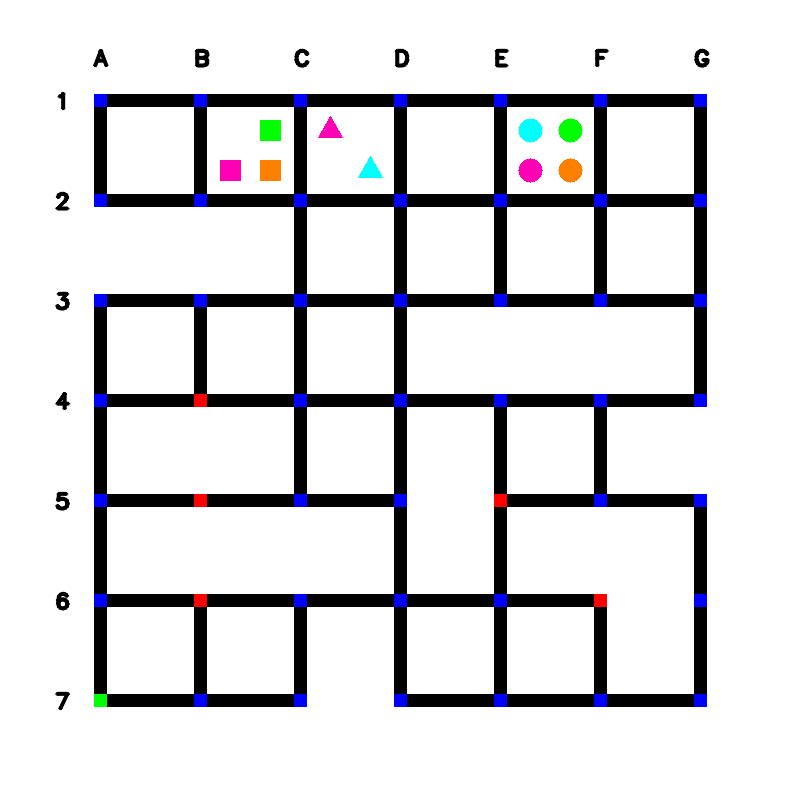
#> input picture test_images/maze_3.png, 800 x 800 px
$ python detect_trafic_nodes.py
#> lines starting #> are read from the running program, lines starting #| are printed output that depends on the picture
import cv2
import numpy as np

img0 = cv2.imread('./test_images/maze_3.png')
#> img0 is the input picture: shape (800, 800, 3); mean B, G, R 220.5, 217.8, 218.1
red = (0,0,255)

maze_img = img0[94:694+12, 94:694+12]
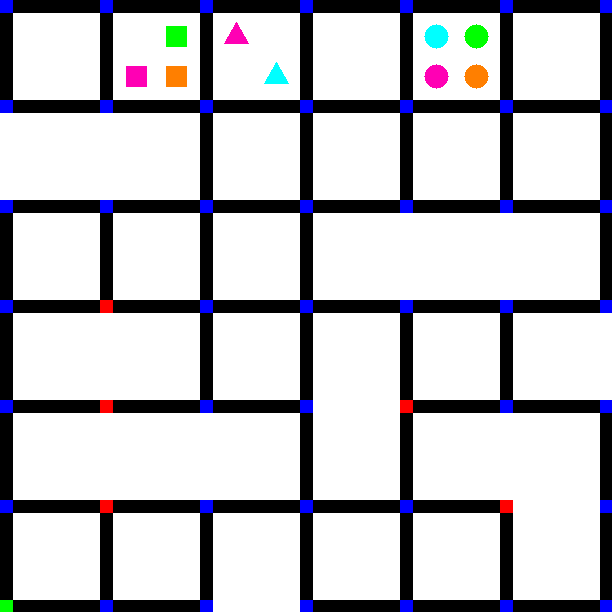
#> maze_img: shape (612, 612, 3); mean B, G, R 198, 193.6, 194.1

cv2.line(img0,(0,94),(900,94),red,1)    #horizontal line
cv2.line(img0,(0,694+12),(900,694+12),red,1)    #horizontal line
cv2.line(img0,(94,0),(94,900),red,1)    #vertical line
cv2.line(img0,(694+12,0),(694+12,900),red,1) #vertical line
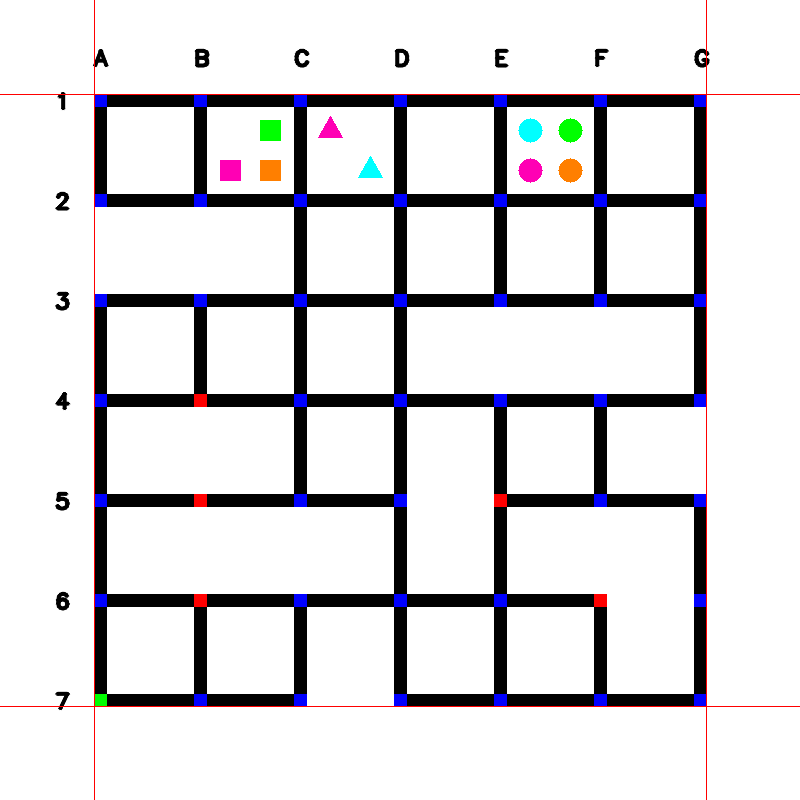
#> img0: shape (800, 800, 3); mean B, G, R 219.9, 217.4, 219

cv2.imshow('cropped image',maze_img)
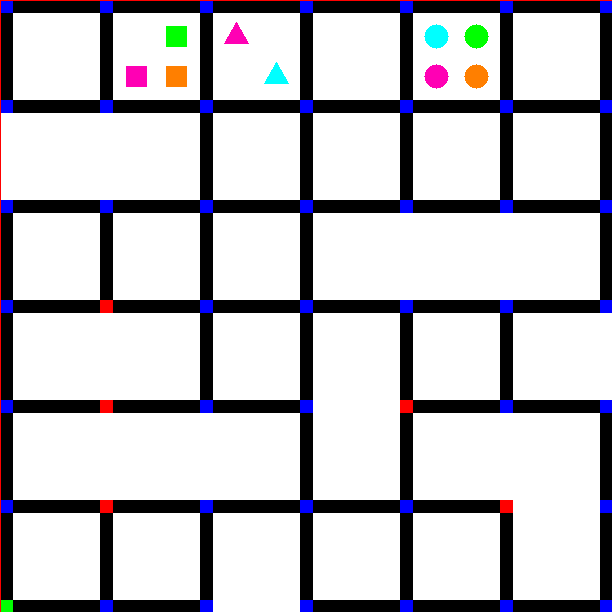
#> window 'cropped image': shape (612, 612, 3); mean B, G, R 197.9, 193.6, 194.9
cv2.waitKey(0)

horiz=['A','B','C','D','E','F','G']
traffic_signals=[]
start_node=''

for col in range(7):
    for r in range(7):
        #print(maze_img[r*100+2, col*100+2] )
        if all(maze_img[r*100+2, col*100+2] == [0,0,255]):
            #print('here')
            traffic_signals.append( horiz[col] + str(r+1) )
        elif all(maze_img[r*100+2, col*100+2] == [0,255,0]):
            start_node = horiz[col] + str(r+1)

print(traffic_signals, start_node)

$ run again, with test_images/maze_0.png copied over test_images/maze_3.png
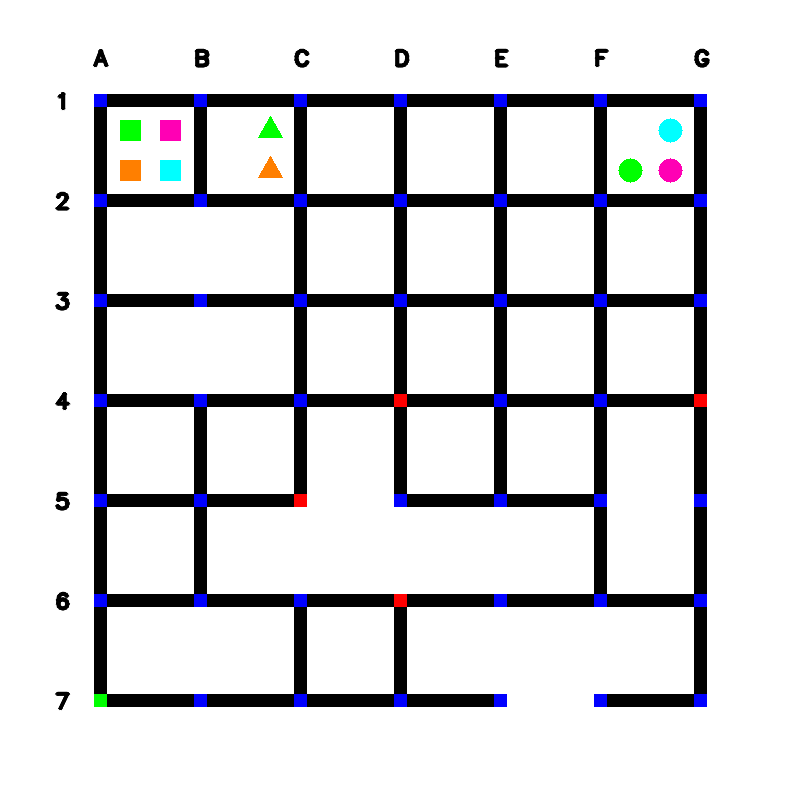
#> input picture test_images/maze_0.png, 800 x 800 px
#> img0 is the input picture: shape (800, 800, 3); mean B, G, R 220, 217.5, 217.4
#> `cv2.line(img0,(694+12,0),(694+12,900),red,1)`:
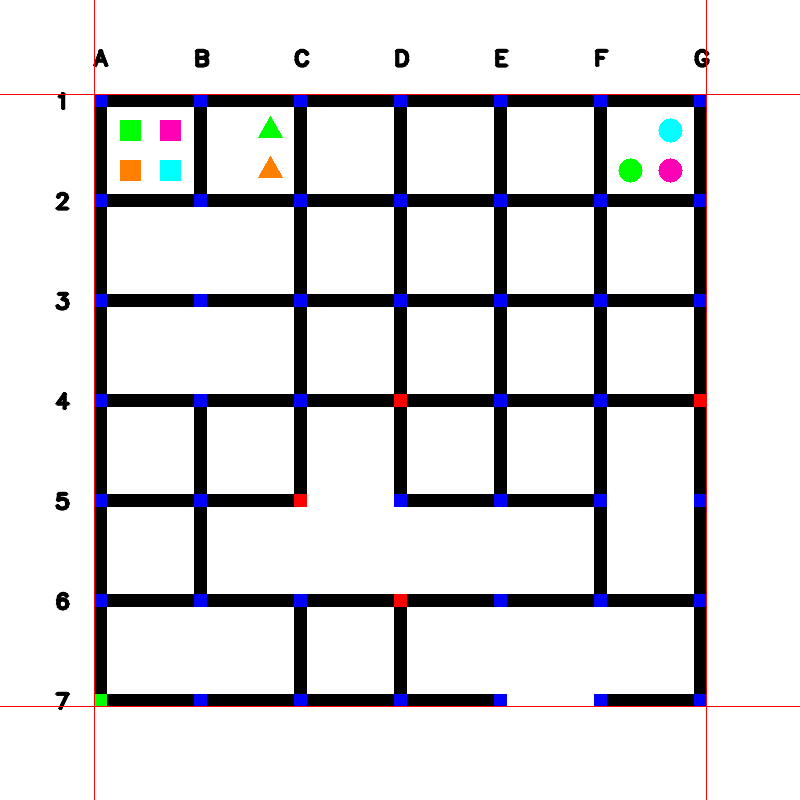
#> img0: shape (800, 800, 3); mean B, G, R 219.6, 217.2, 218.3
#> `cv2.imshow('cropped image',maze_img)`:
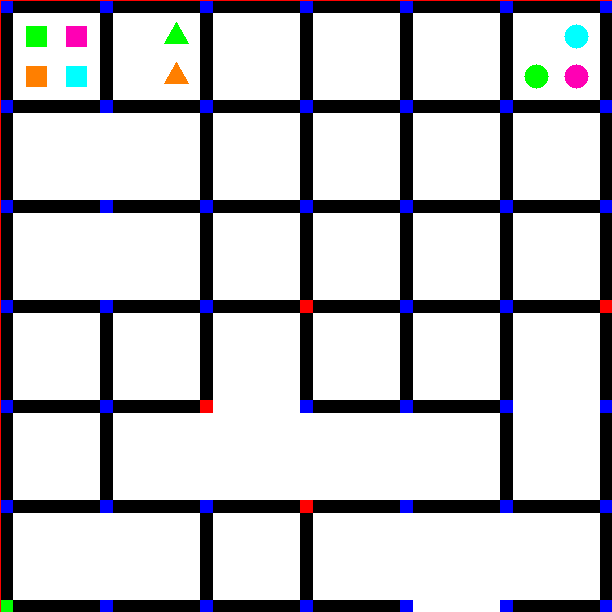
#> window 'cropped image': shape (612, 612, 3); mean B, G, R 197.3, 193.2, 193.8

$ run again, with test_images/maze_1.png copied over test_images/maze_3.png
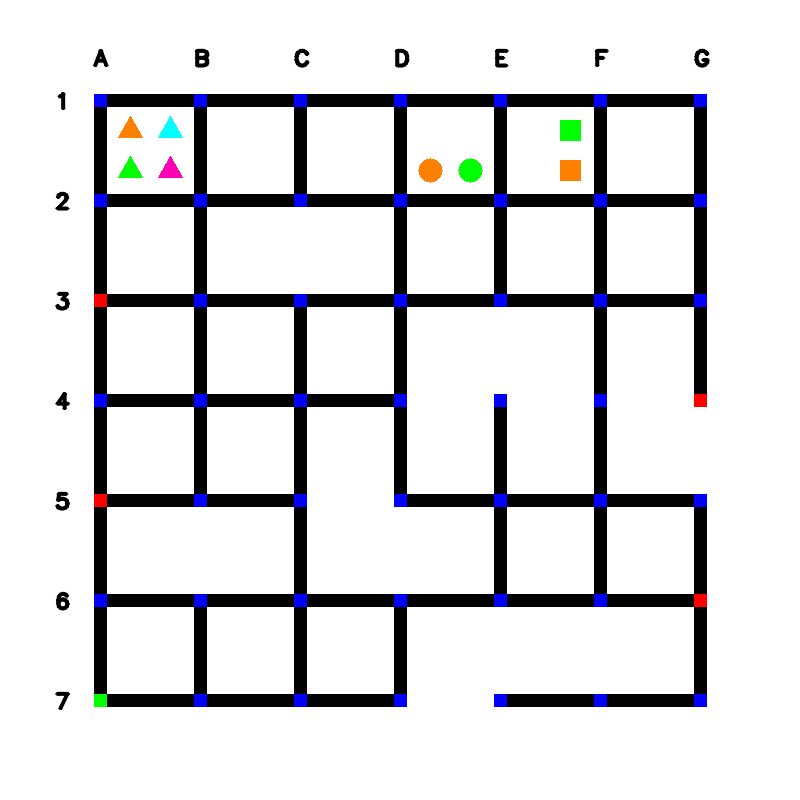
#> input picture test_images/maze_1.png, 800 x 800 px
#> img0 is the input picture: shape (800, 800, 3); mean B, G, R 220.4, 218.1, 218.1
#> `cv2.line(img0,(694+12,0),(694+12,900),red,1)`:
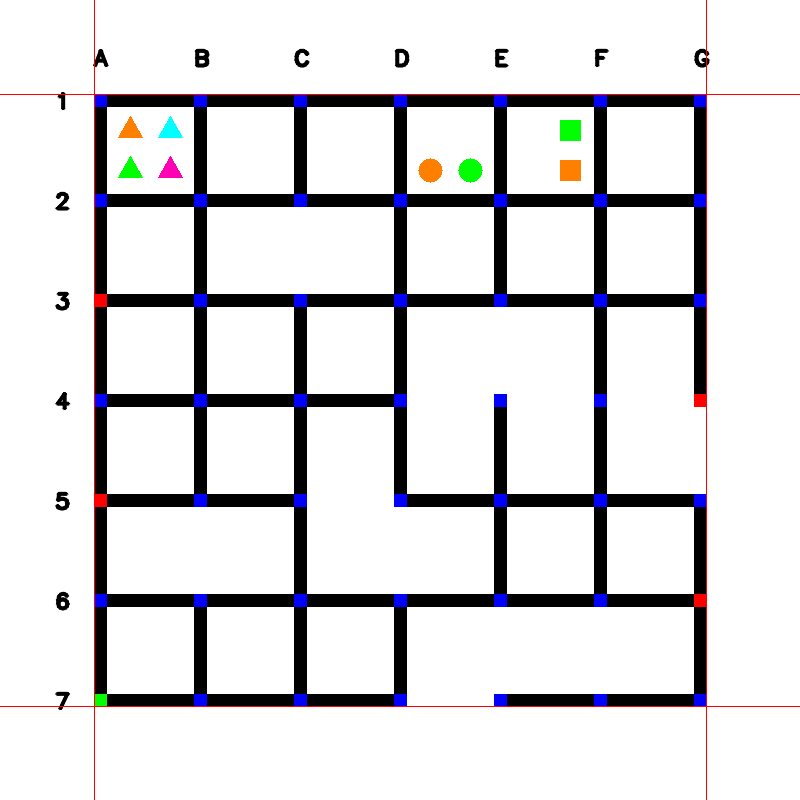
#> img0: shape (800, 800, 3); mean B, G, R 219.9, 217.8, 219
#> `cv2.imshow('cropped image',maze_img)`:
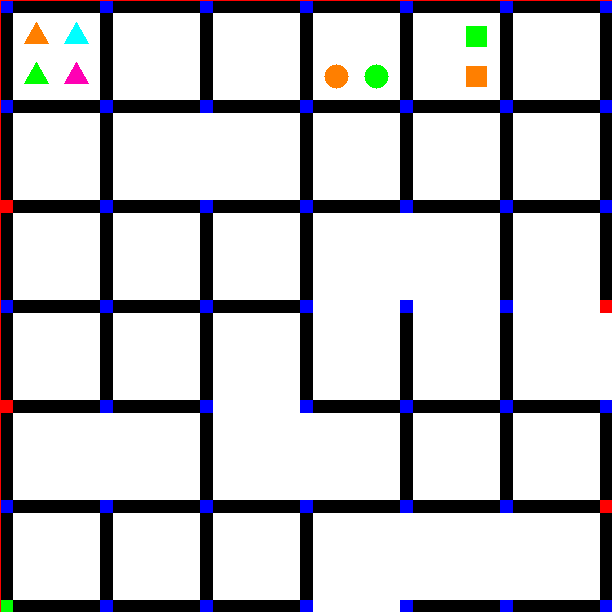
#> window 'cropped image': shape (612, 612, 3); mean B, G, R 197.9, 194.1, 194.9

$ run again, with test_images/maze_10.png copied over test_images/maze_3.png
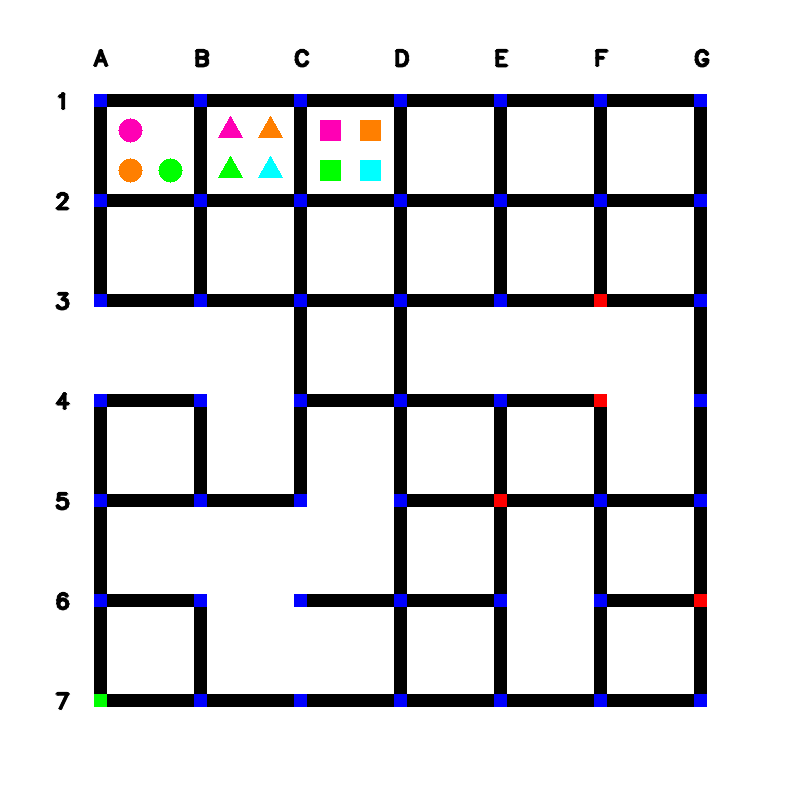
#> input picture test_images/maze_10.png, 800 x 800 px
#> img0 is the input picture: shape (800, 800, 3); mean B, G, R 220.3, 217.8, 217.9
#> `cv2.line(img0,(694+12,0),(694+12,900),red,1)`:
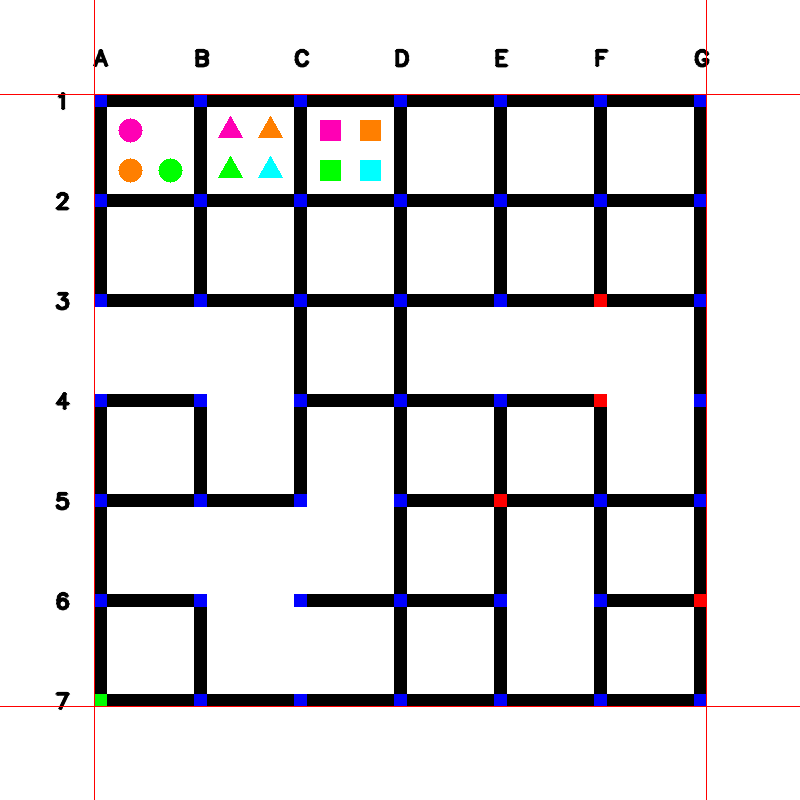
#> img0: shape (800, 800, 3); mean B, G, R 219.9, 217.5, 218.9
#> `cv2.imshow('cropped image',maze_img)`:
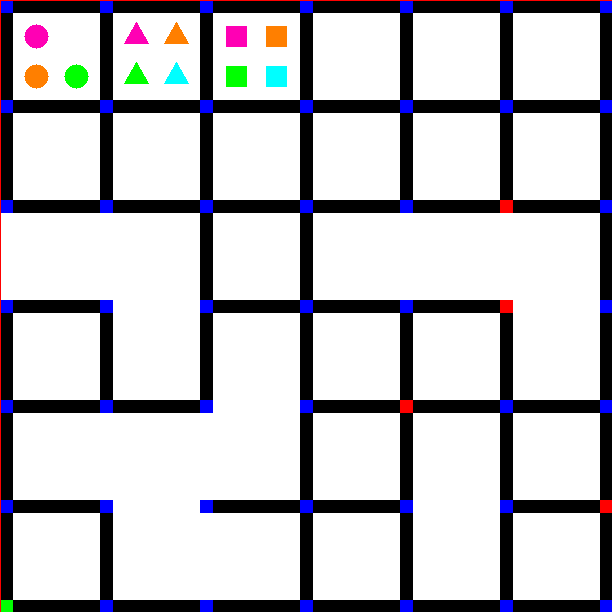
#> window 'cropped image': shape (612, 612, 3); mean B, G, R 197.7, 193.6, 194.7
